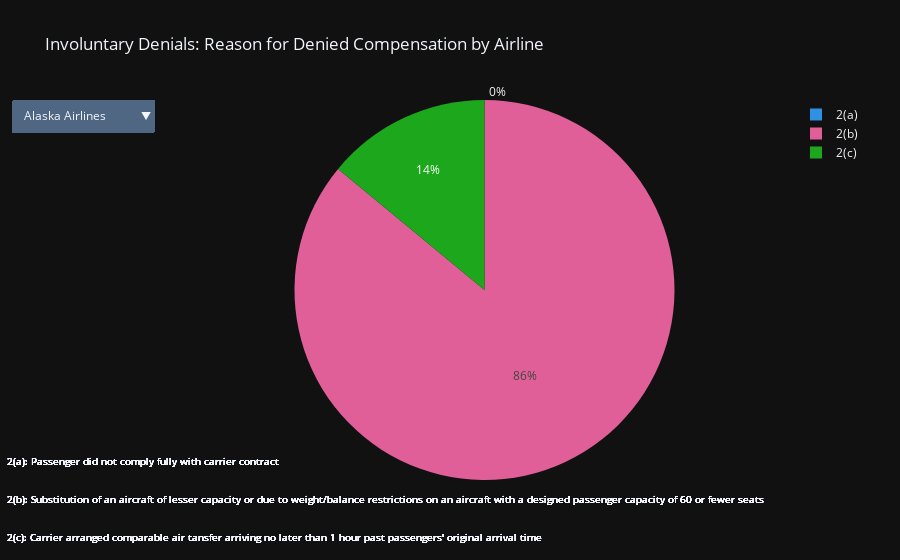

Notebook cell for this chart:
### Code cell
denied_boarding_reshape = pd.melt(denied_boarding[denied_boarding[2]>0], 
                                  id_vars = ['CARRIER', 'year', 'quarter'], 
                                  value_vars=['2(a)','2(b)','2(c)'])

df = denied_boarding_reshape[['CARRIER', 'variable','value']].set_index(['CARRIER', 'variable'])['value']

# create a figure for each category
figs = {
    c: px.pie(df.loc[c].reset_index(), values="value", names="variable", 
              labels = {
                 'value':'Total Passengers', 
                 'variable':'Denial Type'
             },  category_orders={"variable":['2(a)','2(b)','2(c)']},
        color_discrete_sequence=px.colors.qualitative.Dark24,
        title = "Involuntary Denials: Reason for Denied Compensation by Airline").update_traces(
        name=c, visible=False, 
    )
    for c in df.index.get_level_values("CARRIER").unique()
}

# integrate figures per category into one figure
defaultcat = df.index.get_level_values("CARRIER").unique()[0]
fig = figs[defaultcat].update_traces(visible=True)
for k in figs.keys():
    if k != defaultcat:
        fig.add_traces(figs[k].data)
        
        fig.add_annotation(text='2(a): Passenger did not comply fully with carrier contract', 
                           y = 0, x = -.3,
            showarrow=False,
            font = dict(size = 10),
            yshift=10)
        fig.add_annotation(text='2(b): Substitution of an aircraft of lesser capacity or due to weight/balance restrictions on an aircraft with a designed passenger capacity of 60 or fewer seats', 
                           y = -0.1, x = -.3,
            showarrow=False,
            font = dict(size = 10),
            yshift=10)
        fig.add_annotation(text="2(c): Carrier arranged comparable air tansfer arriving no later than 1 hour past passengers' original arrival time", 
                           y = -0.2, x = -.3,
            showarrow=False,
            font = dict(size = 10),
            yshift=10)

# finally build dropdown menu
fig.update_layout(
    updatemenus=[
        {
            "buttons": [
                {
                    "label": k,
                    "method": "update",
                    # list comprehension for which traces are visible
                    "args": [{"visible": [kk == k for kk in figs.keys()]},
                             {"title":go.layout.xaxis.Title(
            text=f"Reason for Denied Compensation by Airline <br><sup>{k} </sup>"
            )}],
                }
                for k in figs.keys()
            ]
        }
    ]
)

### Figure 1 — Plotly figure (JSON) as saved in the notebook; plotly's stock layout.template omitted (floating-point values rounded to 4 significant figures)
{"data": [{"direction": "clockwise", "domain": {"x": [0, 1], "y": [0, 1]}, "hovertemplate": "Denial Type=%{label}<br>Total Passengers=%{value}<extra></extra>", "labels": ["2(a)", "2(a)", "2(a)", "2(a)", "2(a)", "2(a)", "2(a)", "2(a)", "2(a)", "2(a)", "2(a)", "2(a)", "2(a)", "2(b)", "2(b)", "2(b)", "2(b)", "2(b)", "2(b)", "2(b)", "2(b)", "2(b)", "2(b)", "2(b)", "2(b)", "2(b)", "2(c)", "2(c)", "2(c)", "2(c)", "2(c)", "2(c)", "2(c)", "2(c)", "2(c)", "2(c)", "2(c)", "2(c)", "2(c)"], "legendgroup": "", "name": "Alaska Airlines", "showlegend": true, "sort": false, "type": "pie", "values": [0, 0, 0, 0, 0, 0, 0, 0, 0, 0, 0, 0, 0, 17, 87, 65, 42, 44, 36, 16, 36, 3, 1, 17, 15, 14, 4, 2, 6, 7, 7, 12, 11, 12, 3, 0, 0, 0, 0], "visible": true}, {"direction": "clockwise", "domain": {"x": [0, 1], "y": [0, 1]}, "hovertemplate": "Denial Type=%{label}<br>Total Passengers=%{value}<extra></extra>", "labels": ["2(a)", "2(a)", "2(a)", "2(a)", "2(a)", "2(a)", "2(a)", "2(b)", "2(b)", "2(b)", "2(b)", "2(b)", "2(b)", "2(b)", "2(c)", "2(c)", "2(c)", "2(c)", "2(c)", "2(c)", "2(c)"], "legendgroup": "", "name": "Allegiant Airlines", "showlegend": true, "sort": false, "type": "pie", "values": [0, 0, 0, 0, 0, 0, 0, 0, 10, 1, 434, 123, 2, 2, 58, 68, 65, 76, 0, 0, 0], "visible": false}, {"direction": "clockwise", "domain": {"x": [0, 1], "y": [0, 1]}, "hovertemplate": "Denial Type=%{label}<br>Total Passengers=%{value}<extra></extra>", "labels": ["2(a)", "2(a)", "2(a)", "2(a)", "2(a)", "2(a)", "2(a)", "2(a)", "2(a)", "2(a)", "2(a)", "2(a)", "2(a)", "2(a)", "2(a)", "2(a)", "2(b)", "2(b)", "2(b)", "2(b)", "2(b)", "2(b)", "2(b)", "2(b)", "2(b)", "2(b)", "2(b)", "2(b)", "2(b)", "2(b)", "2(b)", "2(b)", "2(c)", "2(c)", "2(c)", "2(c)", "2(c)", "2(c)", "2(c)", "2(c)", "2(c)", "2(c)", "2(c)", "2(c)", "2(c)", "2(c)", "2(c)", "2(c)"], "legendgroup": "", "name": "American Airlines", "showlegend": true, "sort": false, "type": "pie", "values": [0, 0, 0, 0, 0, 0, 0, 0, 0, 0, 0, 0, 0, 0, 0, 1, 177, 98, 173, 713, 727, 1999, 997, 554, 256, 6, 65, 20, 7, 53, 62, 180, 2, 1, 48, 0, 17, 28, 40, 31, 3, 0, 1, 0, 0, 0, 11, 12], "visible": false}, {"direction": "clockwise", "domain": {"x": [0, 1], "y": [0, 1]}, "hovertemplate": "Denial Type=%{label}<br>Total Passengers=%{value}<extra></extra>", "labels": ["2(a)", "2(a)", "2(a)", "2(b)", "2(b)", "2(b)", "2(c)", "2(c)", "2(c)"], "legendgroup": "", "name": "Delta Air Lines", "showlegend": true, "sort": false, "type": "pie", "values": [0, 0, 0, 6, 4, 0, 1, 1, 2], "visible": false}, {"direction": "clockwise", "domain": {"x": [0, 1], "y": [0, 1]}, "hovertemplate": "Denial Type=%{label}<br>Total Passengers=%{value}<extra></extra>", "labels": ["2(a)", "2(a)", "2(a)", "2(b)", "2(b)", "2(b)", "2(c)", "2(c)", "2(c)"], "legendgroup": "", "name": "Endeavor Air", "showlegend": true, "sort": false, "type": "pie", "values": [0, 0, 0, 1, 0, 0, 2, 1, 2], "visible": false}, {"direction": "clockwise", "domain": {"x": [0, 1], "y": [0, 1]}, "hovertemplate": "Denial Type=%{label}<br>Total Passengers=%{value}<extra></extra>", "labels": ["2(a)", "2(a)", "2(a)", "2(a)", "2(a)", "2(a)", "2(a)", "2(a)", "2(a)", "2(a)", "2(a)", "2(a)", "2(a)", "2(a)", "2(a)", "2(a)", "2(b)", "2(b)", "2(b)", "2(b)", "2(b)", "2(b)", "2(b)", "2(b)", "2(b)", "2(b)", "2(b)", "2(b)", "2(b)", "2(b)", "2(b)", "2(b)", "2(c)", "2(c)", "2(c)", "2(c)", "2(c)", "2(c)", "2(c)", "2(c)", "2(c)", "2(c)", "2(c)", "2(c)", "2(c)", "2(c)", "2(c)", "2(c)"], "legendgroup": "", "name": "Envoy Air", "showlegend": true, "sort": false, "type": "pie", "values": [0, 0, 0, 0, 0, 0, 0, 0, 0, 0, 0, 0, 0, 1, 0, 0, 37, 34, 120, 376, 385, 428, 423, 475, 241, 4, 53, 14, 9, 49, 13, 38, 0, 0, 0, 0, 0, 8, 0, 0, 0, 0, 0, 0, 0, 0, 2, 3], "visible": false}, {"direction": "clockwise", "domain": {"x": [0, 1], "y": [0, 1]}, "hovertemplate": "Denial Type=%{label}<br>Total Passengers=%{value}<extra></extra>", "labels": ["2(a)", "2(a)", "2(a)", "2(a)", "2(a)", "2(a)", "2(a)", "2(a)", "2(a)", "2(a)", "2(a)", "2(a)", "2(a)", "2(a)", "2(a)", "2(a)", "2(b)", "2(b)", "2(b)", "2(b)", "2(b)", "2(b)", "2(b)", "2(b)", "2(b)", "2(b)", "2(b)", "2(b)", "2(b)", "2(b)", "2(b)", "2(b)", "2(c)", "2(c)", "2(c)", "2(c)", "2(c)", "2(c)", "2(c)", "2(c)", "2(c)", "2(c)", "2(c)", "2(c)", "2(c)", "2(c)", "2(c)", "2(c)"], "legendgroup": "", "name": "Frontier Airlines", "showlegend": true, "sort": false, "type": "pie", "values": [0, 0, 0, 0, 0, 0, 0, 0, 0, 0, 1, 0, 12, 6, 12, 29, 78, 80, 328, 138, 73, 82, 99, 83, 26, 0, 0, 0, 82, 130, 186, 212, 12, 14, 22, 18, 14, 6, 13, 21, 12, 5, 9, 8, 0, 0, 0, 0], "visible": false}, {"direction": "clockwise", "domain": {"x": [0, 1], "y": [0, 1]}, "hovertemplate": "Denial Type=%{label}<br>Total Passengers=%{value}<extra></extra>", "labels": ["2(a)", "2(a)", "2(a)", "2(a)", "2(a)", "2(a)", "2(a)", "2(a)", "2(a)", "2(a)", "2(a)", "2(a)", "2(a)", "2(b)", "2(b)", "2(b)", "2(b)", "2(b)", "2(b)", "2(b)", "2(b)", "2(b)", "2(b)", "2(b)", "2(b)", "2(b)", "2(c)", "2(c)", "2(c)", "2(c)", "2(c)", "2(c)", "2(c)", "2(c)", "2(c)", "2(c)", "2(c)", "2(c)", "2(c)"], "legendgroup": "", "name": "Mesa Airlines", "showlegend": true, "sort": false, "type": "pie", "values": [0, 0, 0, 0, 0, 0, 0, 0, 0, 0, 0, 0, 0, 40, 3, 46, 86, 461, 293, 72, 69, 8, 2, 8, 5, 12, 0, 0, 0, 0, 0, 0, 0, 0, 0, 0, 0, 0, 2], "visible": false}, {"direction": "clockwise", "domain": {"x": [0, 1], "y": [0, 1]}, "hovertemplate": "Denial Type=%{label}<br>Total Passengers=%{value}<extra></extra>", "labels": ["2(a)", "2(a)", "2(a)", "2(a)", "2(a)", "2(a)", "2(a)", "2(a)", "2(a)", "2(a)", "2(a)", "2(a)", "2(a)", "2(a)", "2(b)", "2(b)", "2(b)", "2(b)", "2(b)", "2(b)", "2(b)", "2(b)", "2(b)", "2(b)", "2(b)", "2(b)", "2(b)", "2(b)", "2(c)", "2(c)", "2(c)", "2(c)", "2(c)", "2(c)", "2(c)", "2(c)", "2(c)", "2(c)", "2(c)", "2(c)", "2(c)", "2(c)"], "legendgroup": "", "name": "PSA Airlines", "showlegend": true, "sort": false, "type": "pie", "values": [0, 0, 0, 0, 0, 0, 0, 0, 0, 0, 0, 4, 1, 1, 6, 12, 18, 138, 184, 367, 180, 370, 118, 1, 13, 40, 93, 74, 0, 0, 0, 0, 7, 0, 0, 0, 0, 0, 0, 0, 0, 0], "visible": false}, {"direction": "clockwise", "domain": {"x": [0, 1], "y": [0, 1]}, "hovertemplate": "Denial Type=%{label}<br>Total Passengers=%{value}<extra></extra>", "labels": ["2(a)", "2(a)", "2(a)", "2(a)", "2(a)", "2(a)", "2(a)", "2(a)", "2(a)", "2(a)", "2(a)", "2(a)", "2(a)", "2(a)", "2(a)", "2(b)", "2(b)", "2(b)", "2(b)", "2(b)", "2(b)", "2(b)", "2(b)", "2(b)", "2(b)", "2(b)", "2(b)", "2(b)", "2(b)", "2(b)", "2(c)", "2(c)", "2(c)", "2(c)", "2(c)", "2(c)", "2(c)", "2(c)", "2(c)", "2(c)", "2(c)", "2(c)", "2(c)", "2(c)", "2(c)"], "legendgroup": "", "name": "Republic Airline", "showlegend": true, "sort": false, "type": "pie", "values": [0, 0, 0, 0, 0, 0, 0, 0, 0, 0, 0, 0, 0, 0, 1, 8, 12, 2, 14, 12, 39, 109, 42, 27, 2, 13, 18, 24, 63, 0, 0, 0, 0, 0, 0, 0, 0, 0, 0, 0, 0, 0, 0, 3, 0], "visible": false}, {"direction": "clockwise", "domain": {"x": [0, 1], "y": [0, 1]}, "hovertemplate": "Denial Type=%{label}<br>Total Passengers=%{value}<extra></extra>", "labels": ["2(a)", "2(a)", "2(a)", "2(a)", "2(a)", "2(a)", "2(a)", "2(a)", "2(a)", "2(a)", "2(a)", "2(a)", "2(a)", "2(a)", "2(b)", "2(b)", "2(b)", "2(b)", "2(b)", "2(b)", "2(b)", "2(b)", "2(b)", "2(b)", "2(b)", "2(b)", "2(b)", "2(b)", "2(c)", "2(c)", "2(c)", "2(c)", "2(c)", "2(c)", "2(c)", "2(c)", "2(c)", "2(c)", "2(c)", "2(c)", "2(c)", "2(c)"], "legendgroup": "", "name": "SkyWest Airlines", "showlegend": true, "sort": false, "type": "pie", "values": [1, 0, 0, 0, 1, 0, 0, 0, 0, 0, 0, 0, 0, 2, 54, 92, 22, 104, 150, 124, 136, 76, 151, 0, 2, 2, 6, 30, 4, 2, 3, 0, 0, 4, 2, 0, 1, 4, 0, 0, 0, 0], "visible": false}, {"direction": "clockwise", "domain": {"x": [0, 1], "y": [0, 1]}, "hovertemplate": "Denial Type=%{label}<br>Total Passengers=%{value}<extra></extra>", "labels": ["2(a)", "2(a)", "2(a)", "2(a)", "2(a)", "2(a)", "2(a)", "2(a)", "2(a)", "2(a)", "2(a)", "2(a)", "2(a)", "2(b)", "2(b)", "2(b)", "2(b)", "2(b)", "2(b)", "2(b)", "2(b)", "2(b)", "2(b)", "2(b)", "2(b)", "2(b)", "2(c)", "2(c)", "2(c)", "2(c)", "2(c)", "2(c)", "2(c)", "2(c)", "2(c)", "2(c)", "2(c)", "2(c)", "2(c)"], "legendgroup": "", "name": "Spirit Airlines", "showlegend": true, "sort": false, "type": "pie", "values": [0, 0, 1, 0, 0, 1, 1, 2, 0, 0, 0, 0, 0, 129, 35, 0, 20, 5, 20, 29, 34, 87, 76, 50, 34, 5, 0, 0, 0, 0, 0, 0, 0, 0, 0, 0, 5, 0, 0], "visible": false}, {"direction": "clockwise", "domain": {"x": [0, 1], "y": [0, 1]}, "hovertemplate": "Denial Type=%{label}<br>Total Passengers=%{value}<extra></extra>", "labels": ["2(a)", "2(a)", "2(a)", "2(a)", "2(a)", "2(a)", "2(a)", "2(a)", "2(a)", "2(a)", "2(a)", "2(b)", "2(b)", "2(b)", "2(b)", "2(b)", "2(b)", "2(b)", "2(b)", "2(b)", "2(b)", "2(b)", "2(c)", "2(c)", "2(c)", "2(c)", "2(c)", "2(c)", "2(c)", "2(c)", "2(c)", "2(c)", "2(c)"], "legendgroup": "", "name": "United Air Lines", "showlegend": true, "sort": false, "type": "pie", "values": [0, 2, 0, 0, 0, 0, 0, 0, 0, 0, 1, 16, 3, 8, 2, 0, 12, 0, 0, 0, 4, 3, 0, 4, 3, 13, 10, 9, 2, 3, 7, 0, 0], "visible": false}, {"direction": "clockwise", "domain": {"x": [0, 1], "y": [0, 1]}, "hovertemplate": "Denial Type=%{label}<br>Total Passengers=%{value}<extra></extra>", "labels": ["2(a)", "2(b)", "2(c)"], "legendgroup": "", "name": "Virgin America ", "showlegend": true, "sort": false, "type": "pie", "values": [0, 4, 0], "visible": false}, {"direction": "clockwise", "domain": {"x": [0, 1], "y": [0, 1]}, "hovertemplate": "Denial Type=%{label}<br>Total Passengers=%{value}<extra></extra>", "labels": ["2(a)", "2(a)", "2(a)", "2(a)", "2(b)", "2(b)", "2(b)", "2(b)", "2(c)", "2(c)", "2(c)", "2(c)"], "legendgroup": "", "name": "ExpressJet Airlines", "showlegend": true, "sort": false, "type": "pie", "values": [0, 0, 0, 1, 5, 2, 13, 0, 0, 0, 0, 0], "visible": false}, {"direction": "clockwise", "domain": {"x": [0, 1], "y": [0, 1]}, "hovertemplate": "Denial Type=%{label}<br>Total Passengers=%{value}<extra></extra>", "labels": ["2(a)", "2(a)", "2(a)", "2(a)", "2(a)", "2(a)", "2(a)", "2(b)", "2(b)", "2(b)", "2(b)", "2(b)", "2(b)", "2(b)", "2(c)", "2(c)", "2(c)", "2(c)", "2(c)", "2(c)", "2(c)"], "legendgroup": "", "name": "JetBlue Airways", "showlegend": true, "sort": false, "type": "pie", "values": [0, 0, 0, 0, 0, 2, 0, 1, 2, 1, 4, 2, 12, 2, 0, 0, 0, 0, 0, 0, 0], "visible": false}, {"direction": "clockwise", "domain": {"x": [0, 1], "y": [0, 1]}, "hovertemplate": "Denial Type=%{label}<br>Total Passengers=%{value}<extra></extra>", "labels": ["2(a)", "2(b)", "2(c)"], "legendgroup": "", "name": "Hawaiian Airlines", "showlegend": true, "sort": false, "type": "pie", "values": [0, 1, 0], "visible": false}], "layout": {"annotations": [{"font": {"size": 10}, "showarrow": false, "text": "2(a): Passenger did not comply fully with carrier contract", "x": -0.3, "y": 0, "yshift": 10}, {"font": {"size": 10}, "showarrow": false, "text": "2(b): Substitution of an aircraft of lesser capacity or due to weight/balance restrictions on an aircraft with a designed passenger capacity of 60 or fewer seats", "x": -0.3, "y": -0.1, "yshift": 10}, {"font": {"size": 10}, "showarrow": false, "text": "2(c): Carrier arranged comparable air tansfer arriving no later than 1 hour past passengers' original arrival time", "x": -0.3, "y": -0.2, "yshift": 10}, {"font": {"size": 10}, "showarrow": false, "text": "2(a): Passenger did not comply fully with carrier contract", "x": -0.3, "y": 0, "yshift": 10}, {"font": {"size": 10}, "showarrow": false, "text": "2(b): Substitution of an aircraft of lesser capacity or due to weight/balance restrictions on an aircraft with a designed passenger capacity of 60 or fewer seats", "x": -0.3, "y": -0.1, "yshift": 10}, {"font": {"size": 10}, "showarrow": false, "text": "2(c): Carrier arranged comparable air tansfer arriving no later than 1 hour past passengers' original arrival time", "x": -0.3, "y": -0.2, "yshift": 10}, {"font": {"size": 10}, "showarrow": false, "text": "2(a): Passenger did not comply fully with carrier contract", "x": -0.3, "y": 0, "yshift": 10}, {"font": {"size": 10}, "showarrow": false, "text": "2(b): Substitution of an aircraft of lesser capacity or due to weight/balance restrictions on an aircraft with a designed passenger capacity of 60 or fewer seats", "x": -0.3, "y": -0.1, "yshift": 10}, {"font": {"size": 10}, "showarrow": false, "text": "2(c): Carrier arranged comparable air tansfer arriving no later than 1 hour past passengers' original arrival time", "x": -0.3, "y": -0.2, "yshift": 10}, {"font": {"size": 10}, "showarrow": false, "text": "2(a): Passenger did not comply fully with carrier contract", "x": -0.3, "y": 0, "yshift": 10}, {"font": {"size": 10}, "showarrow": false, "text": "2(b): Substitution of an aircraft of lesser capacity or due to weight/balance restrictions on an aircraft with a designed passenger capacity of 60 or fewer seats", "x": -0.3, "y": -0.1, "yshift": 10}, {"font": {"size": 10}, "showarrow": false, "text": "2(c): Carrier arranged comparable air tansfer arriving no later than 1 hour past passengers' original arrival time", "x": -0.3, "y": -0.2, "yshift": 10}, {"font": {"size": 10}, "showarrow": false, "text": "2(a): Passenger did not comply fully with carrier contract", "x": -0.3, "y": 0, "yshift": 10}, {"font": {"size": 10}, "showarrow": false, "text": "2(b): Substitution of an aircraft of lesser capacity or due to weight/balance restrictions on an aircraft with a designed passenger capacity of 60 or fewer seats", "x": -0.3, "y": -0.1, "yshift": 10}, {"font": {"size": 10}, "showarrow": false, "text": "2(c): Carrier arranged comparable air tansfer arriving no later than 1 hour past passengers' original arrival time", "x": -0.3, "y": -0.2, "yshift": 10}, {"font": {"size": 10}, "showarrow": false, "text": "2(a): Passenger did not comply fully with carrier contract", "x": -0.3, "y": 0, "yshift": 10}, {"font": {"size": 10}, "showarrow": false, "text": "2(b): Substitution of an aircraft of lesser capacity or due to weight/balance restrictions on an aircraft with a designed passenger capacity of 60 or fewer seats", "x": -0.3, "y": -0.1, "yshift": 10}, {"font": {"size": 10}, "showarrow": false, "text": "2(c): Carrier arranged comparable air tansfer arriving no later than 1 hour past passengers' original arrival time", "x": -0.3, "y": -0.2, "yshift": 10}, {"font": {"size": 10}, "showarrow": false, "text": "2(a): Passenger did not comply fully with carrier contract", "x": -0.3, "y": 0, "yshift": 10}, {"font": {"size": 10}, "showarrow": false, "text": "2(b): Substitution of an aircraft of lesser capacity or due to weight/balance restrictions on an aircraft with a designed passenger capacity of 60 or fewer seats", "x": -0.3, "y": -0.1, "yshift": 10}, {"font": {"size": 10}, "showarrow": false, "text": "2(c): Carrier arranged comparable air tansfer arriving no later than 1 hour past passengers' original arrival time", "x": -0.3, "y": -0.2, "yshift": 10}, {"font": {"size": 10}, "showarrow": false, "text": "2(a): Passenger did not comply fully with carrier contract", "x": -0.3, "y": 0, "yshift": 10}, {"font": {"size": 10}, "showarrow": false, "text": "2(b): Substitution of an aircraft of lesser capacity or due to weight/balance restrictions on an aircraft with a designed passenger capacity of 60 or fewer seats", "x": -0.3, "y": -0.1, "yshift": 10}, {"font": {"size": 10}, "showarrow": false, "text": "2(c): Carrier arranged comparable air tansfer arriving no later than 1 hour past passengers' original arrival time", "x": -0.3, "y": -0.2, "yshift": 10}, {"font": {"size": 10}, "showarrow": false, "text": "2(a): Passenger did not comply fully with carrier contract", "x": -0.3, "y": 0, "yshift": 10}, {"font": {"size": 10}, "showarrow": false, "text": "2(b): Substitution of an aircraft of lesser capacity or due to weight/balance restrictions on an aircraft with a designed passenger capacity of 60 or fewer seats", "x": -0.3, "y": -0.1, "yshift": 10}, {"font": {"size": 10}, "showarrow": false, "text": "2(c): Carrier arranged comparable air tansfer arriving no later than 1 hour past passengers' original arrival time", "x": -0.3, "y": -0.2, "yshift": 10}, {"font": {"size": 10}, "showarrow": false, "text": "2(a): Passenger did not comply fully with carrier contract", "x": -0.3, "y": 0, "yshift": 10}, {"font": {"size": 10}, "showarrow": false, "text": "2(b): Substitution of an aircraft of lesser capacity or due to weight/balance restrictions on an aircraft with a designed passenger capacity of 60 or fewer seats", "x": -0.3, "y": -0.1, "yshift": 10}, {"font": {"size": 10}, "showarrow": false, "text": "2(c): Carrier arranged comparable air tansfer arriving no later than 1 hour past passengers' original arrival time", "x": -0.3, "y": -0.2, "yshift": 10}, {"font": {"size": 10}, "showarrow": false, "text": "2(a): Passenger did not comply fully with carrier contract", "x": -0.3, "y": 0, "yshift": 10}, {"font": {"size": 10}, "showarrow": false, "text": "2(b): Substitution of an aircraft of lesser capacity or due to weight/balance restrictions on an aircraft with a designed passenger capacity of 60 or fewer seats", "x": -0.3, "y": -0.1, "yshift": 10}, {"font": {"size": 10}, "showarrow": false, "text": "2(c): Carrier arranged comparable air tansfer arriving no later than 1 hour past passengers' original arrival time", "x": -0.3, "y": -0.2, "yshift": 10}, {"font": {"size": 10}, "showarrow": false, "text": "2(a): Passenger did not comply fully with carrier contract", "x": -0.3, "y": 0, "yshift": 10}, {"font": {"size": 10}, "showarrow": false, "text": "2(b): Substitution of an aircraft of lesser capacity or due to weight/balance restrictions on an aircraft with a designed passenger capacity of 60 or fewer seats", "x": -0.3, "y": -0.1, "yshift": 10}, {"font": {"size": 10}, "showarrow": false, "text": "2(c): Carrier arranged comparable air tansfer arriving no later than 1 hour past passengers' original arrival time", "x": -0.3, "y": -0.2, "yshift": 10}, {"font": {"size": 10}, "showarrow": false, "text": "2(a): Passenger did not comply fully with carrier contract", "x": -0.3, "y": 0, "yshift": 10}, {"font": {"size": 10}, "showarrow": false, "text": "2(b): Substitution of an aircraft of lesser capacity or due to weight/balance restrictions on an aircraft with a designed passenger capacity of 60 or fewer seats", "x": -0.3, "y": -0.1, "yshift": 10}, {"font": {"size": 10}, "showarrow": false, "text": "2(c): Carrier arranged comparable air tansfer arriving no later than 1 hour past passengers' original arrival time", "x": -0.3, "y": -0.2, "yshift": 10}, {"font": {"size": 10}, "showarrow": false, "text": "2(a): Passenger did not comply fully with carrier contract", "x": -0.3, "y": 0, "yshift": 10}, {"font": {"size": 10}, "showarrow": false, "text": "2(b): Substitution of an aircraft of lesser capacity or due to weight/balance restrictions on an aircraft with a designed passenger capacity of 60 or fewer seats", "x": -0.3, "y": -0.1, "yshift": 10}, {"font": {"size": 10}, "showarrow": false, "text": "2(c): Carrier arranged comparable air tansfer arriving no later than 1 hour past passengers' original arrival time", "x": -0.3, "y": -0.2, "yshift": 10}, {"font": {"size": 10}, "showarrow": false, "text": "2(a): Passenger did not comply fully with carrier contract", "x": -0.3, "y": 0, "yshift": 10}, {"font": {"size": 10}, "showarrow": false, "text": "2(b): Substitution of an aircraft of lesser capacity or due to weight/balance restrictions on an aircraft with a designed passenger capacity of 60 or fewer seats", "x": -0.3, "y": -0.1, "yshift": 10}, {"font": {"size": 10}, "showarrow": false, "text": "2(c): Carrier arranged comparable air tansfer arriving no later than 1 hour past passengers' original arrival time", "x": -0.3, "y": -0.2, "yshift": 10}, {"font": {"size": 10}, "showarrow": false, "text": "2(a): Passenger did not comply fully with carrier contract", "x": -0.3, "y": 0, "yshift": 10}, {"font": {"size": 10}, "showarrow": false, "text": "2(b): Substitution of an aircraft of lesser capacity or due to weight/balance restrictions on an aircraft with a designed passenger capacity of 60 or fewer seats", "x": -0.3, "y": -0.1, "yshift": 10}, {"font": {"size": 10}, "showarrow": false, "text": "2(c): Carrier arranged comparable air tansfer arriving no later than 1 hour past passengers' original arrival time", "x": -0.3, "y": -0.2, "yshift": 10}], "legend": {"tracegroupgap": 0}, "piecolorway": ["#2E91E5", "#E15F99", "#1CA71C", "#FB0D0D", "#DA16FF", "#222A2A", "#B68100", "#750D86", "#EB663B", "#511CFB", "#00A08B", "#FB00D1", "#FC0080", "#B2828D", "#6C7C32", "#778AAE", "#862A16", "#A777F1", "#620042", "#1616A7", "#DA60CA", "#6C4516", "#0D2A63", "#AF0038"], "title": {"text": "Involuntary Denials: Reason for Denied Compensation by Airline"}, "updatemenus": [{"buttons": [{"args": [{"visible": [true, false, false, false, false, false, false, false, false, false, false, false, false, false, false, false, false]}, {"title": {"text": "Reason for Denied Compensation by Airline <br><sup>Alaska Airlines </sup>"}}], "label": "Alaska Airlines", "method": "update"}, {"args": [{"visible": [false, true, false, false, false, false, false, false, false, false, false, false, false, false, false, false, false]}, {"title": {"text": "Reason for Denied Compensation by Airline <br><sup>Allegiant Airlines </sup>"}}], "label": "Allegiant Airlines", "method": "update"}, {"args": [{"visible": [false, false, true, false, false, false, false, false, false, false, false, false, false, false, false, false, false]}, {"title": {"text": "Reason for Denied Compensation by Airline <br><sup>American Airlines </sup>"}}], "label": "American Airlines", "method": "update"}, {"args": [{"visible": [false, false, false, true, false, false, false, false, false, false, false, false, false, false, false, false, false]}, {"title": {"text": "Reason for Denied Compensation by Airline <br><sup>Delta Air Lines </sup>"}}], "label": "Delta Air Lines", "method": "update"}, {"args": [{"visible": [false, false, false, false, true, false, false, false, false, false, false, false, false, false, false, false, false]}, {"title": {"text": "Reason for Denied Compensation by Airline <br><sup>Endeavor Air </sup>"}}], "label": "Endeavor Air", "method": "update"}, {"args": [{"visible": [false, false, false, false, false, true, false, false, false, false, false, false, false, false, false, false, false]}, {"title": {"text": "Reason for Denied Compensation by Airline <br><sup>Envoy Air </sup>"}}], "label": "Envoy Air", "method": "update"}, {"args": [{"visible": [false, false, false, false, false, false, true, false, false, false, false, false, false, false, false, false, false]}, {"title": {"text": "Reason for Denied Compensation by Airline <br><sup>Frontier Airlines </sup>"}}], "label": "Frontier Airlines", "method": "update"}, {"args": [{"visible": [false, false, false, false, false, false, false, true, false, false, false, false, false, false, false, false, false]}, {"title": {"text": "Reason for Denied Compensation by Airline <br><sup>Mesa Airlines </sup>"}}], "label": "Mesa Airlines", "method": "update"}, {"args": [{"visible": [false, false, false, false, false, false, false, false, true, false, false, false, false, false, false, false, false]}, {"title": {"text": "Reason for Denied Compensation by Airline <br><sup>PSA Airlines </sup>"}}], "label": "PSA Airlines", "method": "update"}, {"args": [{"visible": [false, false, false, false, false, false, false, false, false, true, false, false, false, false, false, false, false]}, {"title": {"text": "Reason for Denied Compensation by Airline <br><sup>Republic Airline </sup>"}}], "label": "Republic Airline", "method": "update"}, {"args": [{"visible": [false, false, false, false, false, false, false, false, false, false, true, false, false, false, false, false, false]}, {"title": {"text": "Reason for Denied Compensation by Airline <br><sup>SkyWest Airlines </sup>"}}], "label": "SkyWest Airlines", "method": "update"}, {"args": [{"visible": [false, false, false, false, false, false, false, false, false, false, false, true, false, false, false, false, false]}, {"title": {"text": "Reason for Denied Compensation by Airline <br><sup>Spirit Airlines </sup>"}}], "label": "Spirit Airlines", "method": "update"}, {"args": [{"visible": [false, false, false, false, false, false, false, false, false, false, false, false, true, false, false, false, false]}, {"title": {"text": "Reason for Denied Compensation by Airline <br><sup>United Air Lines </sup>"}}], "label": "United Air Lines", "method": "update"}, {"args": [{"visible": [false, false, false, false, false, false, false, false, false, false, false, false, false, true, false, false, false]}, {"title": {"text": "Reason for Denied Compensation by Airline <br><sup>Virgin America  </sup>"}}], "label": "Virgin America ", "method": "update"}, {"args": [{"visible": [false, false, false, false, false, false, false, false, false, false, false, false, false, false, true, false, false]}, {"title": {"text": "Reason for Denied Compensation by Airline <br><sup>ExpressJet Airlines </sup>"}}], "label": "ExpressJet Airlines", "method": "update"}, {"args": [{"visible": [false, false, false, false, false, false, false, false, false, false, false, false, false, false, false, true, false]}, {"title": {"text": "Reason for Denied Compensation by Airline <br><sup>JetBlue Airways </sup>"}}], "label": "JetBlue Airways", "method": "update"}, {"args": [{"visible": [false, false, false, false, false, false, false, false, false, false, false, false, false, false, false, false, true]}, {"title": {"text": "Reason for Denied Compensation by Airline <br><sup>Hawaiian Airlines </sup>"}}], "label": "Hawaiian Airlines", "method": "update"}]}]}}
